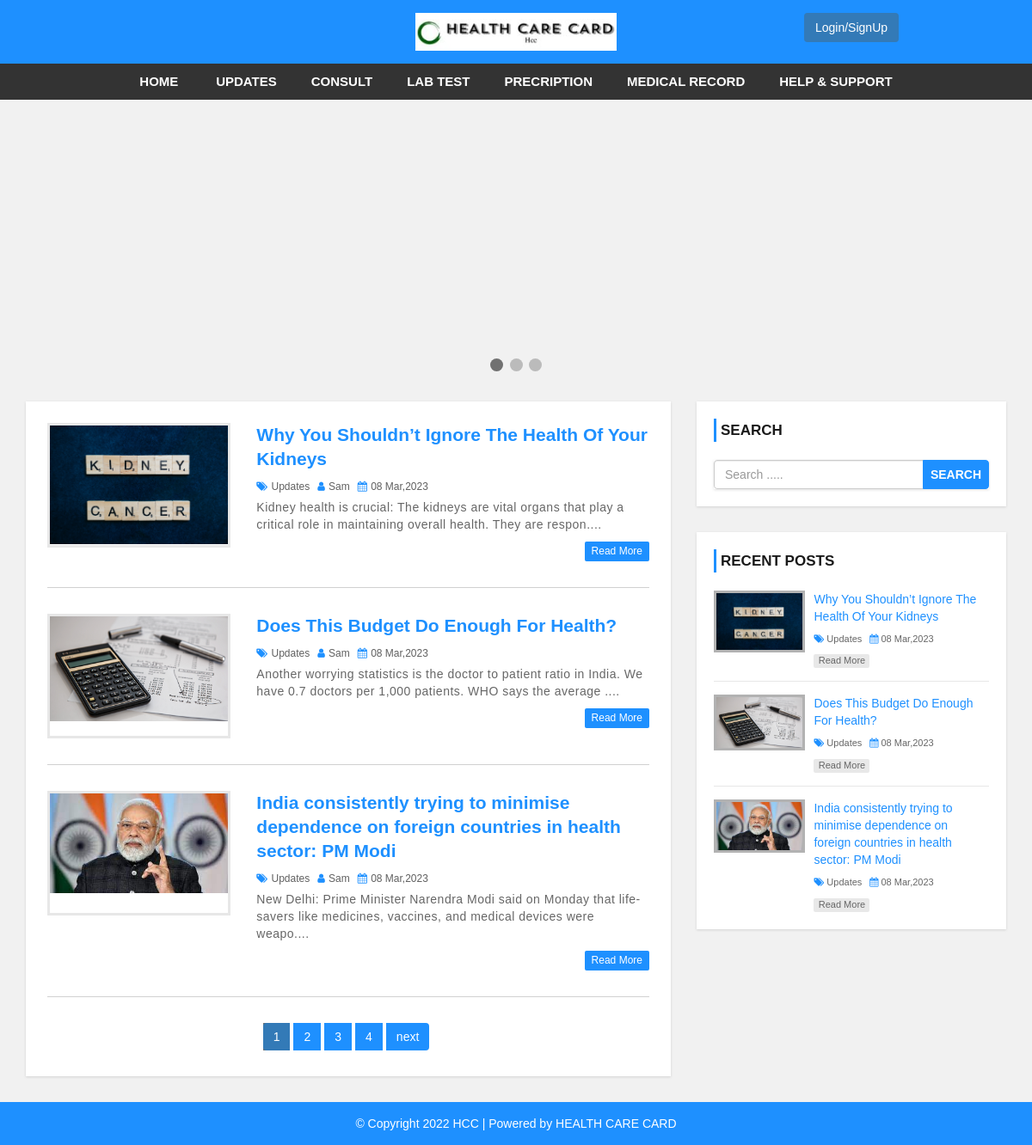
The page / on the database its author committed.
### tables this page shows
CREATE TABLE `settings` (
  `id` int(11) NOT NULL,
  `websitename` varchar(60) NOT NULL,
  `logo` varchar(50) NOT NULL,
  `footerdesc` varchar(255) NOT NULL
);

CREATE TABLE `category` (
  `category_id` int(11) NOT NULL,
  `category_name` varchar(100) NOT NULL,
  `post` int(11) NOT NULL DEFAULT 0
);

CREATE TABLE `post` (
  `post_id` int(11) NOT NULL,
  `title` varchar(100) NOT NULL,
  `description` text NOT NULL,
  `category` varchar(100) NOT NULL,
  `post_date` varchar(50) NOT NULL,
  `author` int(11) NOT NULL,
  `post_img` varchar(100) NOT NULL
);

CREATE TABLE `user` (
  `user_id` int(10) UNSIGNED NOT NULL,
  `first_name` varchar(30) NOT NULL,
  `last_name` varchar(30) NOT NULL,
  `username` varchar(30) DEFAULT NULL,
  `password` varchar(40) DEFAULT NULL,
  `role` int(11) NOT NULL
);

### config.php (called while the page is built, shortened)
<?php
$hostname = "http://localhost/Health-care-card/News-site/";
?>

### index.php (the view, shortened to what this page needs)
<?php
include 'config.php';
$page = basename($_SERVER['PHP_SELF']);
?>
<!DOCTYPE html>
<html lang="en">
<head>
    <link rel="stylesheet" href="css/bootstrap.min.css" />
    <link rel="stylesheet" href="css/font-awesome.css">
    <link rel="stylesheet" href="css/style.css">
</head>
<body>
<div id="header">
    <div class="container">
        <div class="row">
            <div class=" col-md-offset-4 col-md-4">
            <?php
                    include 'config.php';
                    $sql = "SELECT * FROM settings";
                    $result = mysqli_query($conn,$sql) or die("Query Faild!!");
                    if(mysqli_num_rows($result)>0){
                        while($row = mysqli_fetch_assoc($result))
                        {
                            if($row['logo'] == ""){
                                echo '<a href="index.php"><h1>'.$row['websitename'].'</h1></a>';
                            }else{
                                echo '<a href="index.php" id="logo"><img src="admin/images/'.$row['logo'].'"></a>';
                            }
                        }
                    }
                ?>
            </div>
            <div>
            <a href="./userRegistration.php"><button class="btn bg-primary">Login/SignUp</button></a>
            </div>
        </div>
    </div>
</div>
<div id="menu-bar">
    <div class="container">
        <div class="row">
            <div class="col-md-12">
                <?php
                include 'config.php';
                $sql = "SELECT * FROM category WHERE post > 0";
                $result = mysqli_query($conn,$sql) or die("Querry is not working!!!");
                if(mysqli_num_rows($result)>0){
                ?>
                <ul class='menu'>
                <li  ><a href='<?php echo $hostname; ?>'>Home</a></li>
                    <?php
                    while($row = mysqli_fetch_assoc($result)){
                        $active = "";
                        echo "<li  ><a class = '{$active}' href='category.php?cid={$row['category_id']}'>{$row['category_name']}</a></li>";
                    }
                    ?>
                </ul>
                <?php }?>
            </div>
        </div>
    </div>
</div>
<div class="Slider">
<div class="slideshow-container">
</div>
<br>
<div style="text-align:center">
  <span class="dot"></span>
  <span class="dot"></span>
  <span class="dot"></span>
</div>
</div>
    <div id="main-content">
        <div class="container">
            <div class="row">
                <div class="col-md-8">
                    <div class="post-container">
                        <?php
                        include 'config.php';
                        $limit = 3;
                        if(isset($_GET['page'])){
                            $page = $_GET['page'];
                        }else{
                            $page = 1;
                        }
                        $offset = ($page - 1) * $limit;
                        $sql = "SELECT * FROM post
                        LEFT JOIN category ON post.category = category.category_id
                        LEFT JOIN user ON post.author = user.user_id
                        ORDER BY post.post_id DESC LIMIT {$offset},{$limit}";
                         $result = mysqli_query($conn,$sql) or die("Query Faild!!");
                         if(mysqli_num_rows($result)>0){
                            while($row = mysqli_fetch_assoc($result))
                            {
                        ?>
                        <div class="post-content">
                            <div class="row">
                                <div class="col-md-4">
                                    <a class="post-img" href="single.php?id=<?php echo $row['post_id'];?>"><img src="admin/upload/<?php echo $row['post_img'];?>" alt=""/></a>
                                </div>
                                <div class="col-md-8">
                                    <div class="inner-content clearfix">
                                        <h3><a href='single.php?id=<?php echo $row['post_id'];?>'><?php echo $row['title'];?></a></h3>
                                        <div class="post-information">
                                            <span>
                                                <i class="fa fa-tags" aria-hidden="true"></i>
                                                <a href='category.php?cid=<?php echo $row['category'];?>'><?php echo $row['category_name'];?></a>
                                            </span>
                                            <span>
                                                <i class="fa fa-user" aria-hidden="true"></i>
                                                <a href='author.php?aid=<?php echo $row['author'];?>'><?php echo $row['username'];?></a>
                                            </span>
                                            <span>
                                                <i class="fa fa-calendar" aria-hidden="true"></i>
                                                <?php echo $row['post_date'];?>
                                            </span>
                                        </div>
                                        <p class="description">
                                        <?php echo substr($row['description'],0,130)."....";?>
                                        </p>
                                        <a class='read-more pull-right' href='single.php?id=<?php echo $row['post_id']?>'>read more</a>
                                    </div>
                                </div>
                            </div>
                        </div>
                        <?php
                            }
                        }else{
                            echo "<h2>No Record Found</h2>";
                        }
                        ?>
                         <?php
                        $sql1 = "SELECT * FROM post";
                        $result1 = mysqli_query($conn,$sql1) or die("Query Failed!!!");
                        if(mysqli_num_rows($result1)>0){
                            $total_records = mysqli_num_rows($result1);
                            $total_page = ceil($total_records/$limit);
                            echo " <ul class='pagination admin-pagination'>";
                            for($i = 1;$i<=$total_page;$i++){
                                if($i == $page){
                                    $active = "active";
                                }else{
                                    $active = "";
                                }
                                echo "<li class='$active'><a href = 'index.php?page={$i}'>{$i}</a></li>";
                            }
                            if($total_page > $page)
                            {
                                echo '<li><a href = "index.php?page='.($page + 1).'">next</a></li>';
                            }
                            echo "</ul>";
                        }
                  ?>
                    </div>
                </div>
                <?php include 'sidebar.php'; ?>
            </div>
        </div>
    </div>
<?php include 'footer.php'; ?>

### sidebar.php
<div id="sidebar" class="col-md-4">
    <div class="search-box-container">
        <h4>Search</h4>
        <form class="search-post" action="search.php" method ="GET">
            <div class="input-group">
                <input type="text" name="search" class="form-control" placeholder="Search .....">
                <span class="input-group-btn">
                    <button type="submit" class="btn btn-danger">Search</button>
                </span>
            </div>
        </form>
    </div>
    <div class="recent-post-container">
        <h4>Recent Posts</h4>
        <?php
         include 'config.php';
        $limit = 3;
         $sql = "SELECT * FROM post
         LEFT JOIN category ON post.category = category.category_id
         ORDER BY post.post_id DESC LIMIT {$limit}";
          $result = mysqli_query($conn,$sql) or die("Query Faild!!");
          if(mysqli_num_rows($result)>0){
             while($row = mysqli_fetch_assoc($result))
             {
        ?>
        <div class="recent-post">
            <a class="post-img" href="single.php?id=<?php echo $row['post_id'];?>">
                <img src="admin/upload/<?php echo $row['post_img'];?>" alt=""/>
            </a>
            <div class="post-content">
                <h5><a href="single.php?id=<?php echo $row['post_id'];?>"><?php echo $row['title'];?></a></h5>
                <span>
                    <i class="fa fa-tags" aria-hidden="true"></i>
                    <a href='category.php?cid=<?php echo $row['category'];?>'><?php echo $row['category_name'];?></a>
                </span>
                <span>
                    <i class="fa fa-calendar" aria-hidden="true"></i>
                    <?php echo $row['post_date'];?>
                </span>
                <a class="read-more" href="single.phpsingle.php?id=<?php echo $row['post_id'];?>">read more</a>
            </div>
        </div>
        <?php
            }
        }
        ?>
    </div>
</div>

### footer.php
<div id ="footer">
    <div class="container">
        <div class="row">
            <div class="col-md-12">
            <?php
                    include 'config.php';
                    $sql = "SELECT * FROM settings";
                    $result = mysqli_query($conn,$sql) or die("Query Faild!!");
                    if(mysqli_num_rows($result)>0){
                        while($row = mysqli_fetch_assoc($result))
                        {
                ?>
                <span><?php echo $row['footerdesc'];?></span>
                <?php
                        }
                    }
                ?>
            </div>
        </div>
    </div>
</div>
</body>
</html>

### css/style.css (style rules this page uses)
body { background: #f1f1f1; font-family: sans-serif,arial,Helvetica; }
a, a:hover, a:focus { text-decoration: none; outline: none; }
ul { margin:0; padding:0; list-style:none; }
form { background: #fff; padding: 25px; box-shadow:0 1px 3px rgba(0, 0, 0, 0.13); }
#header { background: #1e90ff; text-align: center; padding: 15px; }
#logo { display: inline-block; width: 65%; }
#logo img { width: 100%; }
#menu-bar { background: #333; text-align: center; }
#menu-bar .menu > li { display: inline-block; }
.menu > li > a { padding: 10px 20px; display: block; text-transform: uppercase; color: #fff; font-size: 15px; font-weight:600; transition:all 0.5s ease 0s; }
#main-content { padding: 30px 0; min-height: 750px; }
#main-content .post-container { background-color: #fff; padding: 25px; box-shadow: 0 1px 3px rgba(0, 0, 0, 0.13); }
#main-content .post-content { border-bottom: 1px solid #d1d1d1; padding: 0 0 30px; margin-bottom:30px; }
#main-content .post-content img { width: 100%; }
#main-content .post-content .post-img { border: 3px solid #e7e7e7; display: block; height: 145px; overflow: hidden; transition: border .3s; }
#main-content .post-content h3 { font-size: 21px; line-height: 28px; font-weight: 600; margin: 0 0 7px; }
#main-content .post-content h3 a { color: #1e90ff; transition:all 0.3s; }
#main-content .post-content .post-information span { color: #606060; font-size: 12px; text-transform: capitalize; margin: 0 5px 5px 0; display: inline-block; }
#main-content .post-content .post-information i { color: #1e90ff; margin-right: 1px; }
#main-content .post-content .post-information a { color: #606060; text-decoration: none; }
#main-content .post-content p, #main-content .single-post p { color: #666; font-size: 14px; letter-spacing: 0.5px; margin:0 0 10px; }
#main-content .post-content a.read-more { color: #fff; background-color: #1E90FF; font-size: 12px; text-transform: capitalize; padding: 3px 8px; border-radius: 2px; transition: all 0.3s; }
.pagination { display: block; text-align: center; margin: 0; }
.pagination li { display:inline-block; margin: 0 5px 0 0; }
.pagination li a { border: none; background: #1e90ff; color: #fff; }
i.fa { color:#222; }
#sidebar h4 { color: #1A1A1A; font-size: 17px; line-height: 27px; font-weight:600; text-transform: uppercase; padding: 0 0 0 5px; margin: 0 0 21px; border-left: 3px solid #1e90ff; }
#sidebar .search-box-container { background-color: #fff; padding: 20px; margin: 0 0 30px; box-shadow: 0 1px 3px rgba(0, 0, 0, 0.13); }
#sidebar .search-post { padding: 0; }
#sidebar .search-post input { color: #606060; }
#sidebar .search-post .btn { font-weight: 600; text-transform: uppercase; padding: 6px 8px; background-color: #1E90FF; border-color: #1E90FF; outline: none; }
#sidebar .recent-post-container { padding: 20px; background: #fff; box-shadow: 0 1px 3px rgba(0, 0, 0, 0.13); }
#sidebar .recent-post { border-bottom: 1px solid #e7e7e7; padding: 0 0 15px; margin: 0 0 15px; }
#sidebar .recent-post:last-child { margin: 0; padding: 0; border: none; }
#sidebar .recent-post .post-img { display: inline-block; width: 33%; border: 3px solid rgba(0,0,0,0.3); vertical-align: top; transition: border .3s; }
#sidebar .recent-post .post-img img { width: 100%; }
#sidebar .recent-post .post-content { width: 65%; display: inline-block; border: none; padding: 0 0 0 7px; margin: 0; }
#sidebar .recent-post h5 { font-size: 14px; line-height: 20px; margin: 0 0 5px; }
#sidebar .recent-post h5 a { color: #1E90FF; }
#sidebar .recent-post span { color: #666; font-size: 11px; display: inline-block; margin: 0 5px 10px 0; }
#sidebar .recent-post span a { color: #666; }
#sidebar .recent-post span i { color: #1E90FF; }
#sidebar .recent-post a.read-more { color: #666; background-color: rgba(0,0,0,0.09); width: 65px; font-size: 11px; text-align: center; padding: 0; display: block; transition: all 0.3s; }
#footer { color: #fff; padding:15px 0; text-align:center; background-color:#1e90ff; }
#footer a { color:#fff; }

### index.php (style rules this page uses)
* { box-sizing: border-box; }
body { font-family: Verdana, sans-serif; }
img { vertical-align: middle; }
.slideshow-container { max-width: 500px; position: relative; margin: auto; }
.dot { height: 15px; width: 15px; margin: 0 2px; background-color: #bbb; border-radius: 50%; display: inline-block; transition: background-color 0.6s ease; }
.active { background-color: #717171; }

### rows shown on the page
settings: logo (picture), footerdesc "© Copyright 2022 HCC | Powered by HEALTH CARE CARD"
category: category_name "UPDATES"
category: category_name "CONSULT"
category: category_name "LAB TEST"
category: category_name "PRECRIPTION"
category: category_name "MEDICAL RECORD"
category: category_name "HELP & SUPPORT"
post: post_img (picture), title "Why You Shouldn’t Ignore The Health Of Your Kidneys", category.category_name "Updates", user.username "Sam", post_date "08 Mar,2023", description "Kidney health is crucial: The kidneys are vital organs that play a critical role in maintaining overall health. They are respon"
post: post_img (picture), title "Does This Budget Do Enough For Health?", category.category_name "Updates", user.username "Sam", post_date "08 Mar,2023", description "Another worrying statistics is the doctor to patient ratio in India. We have 0.7 doctors per 1,000 patients. WHO says the average"
post: post_img (picture), title "India consistently trying to minimise dependence on foreign countries in health sector: PM Modi", category.category_name "Updates", user.username "Sam", post_date "08 Mar,2023", description "New Delhi: Prime Minister Narendra Modi said on Monday that life-savers like medicines, vaccines, and medical devices were weapo"
